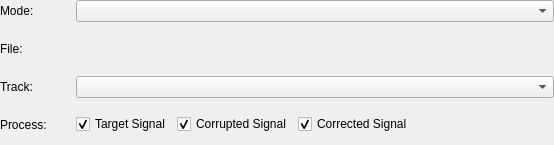
<?xml version="1.0" encoding="UTF-8"?>
<ui version="4.0">
 <class>ViProjectLoader</class>
 <widget class="QWidget" name="ViProjectLoader">
  <property name="geometry">
   <rect>
    <x>0</x>
    <y>0</y>
    <width>554</width>
    <height>145</height>
   </rect>
  </property>
  <property name="sizePolicy">
   <sizepolicy hsizetype="Expanding" vsizetype="Minimum">
    <horstretch>0</horstretch>
    <verstretch>0</verstretch>
   </sizepolicy>
  </property>
  <property name="maximumSize">
   <size>
    <width>16777215</width>
    <height>16777215</height>
   </size>
  </property>
  <property name="windowTitle">
   <string>Form</string>
  </property>
  <property name="styleSheet">
   <string/>
  </property>
  <layout class="QGridLayout" name="gridLayout">
   <property name="leftMargin">
    <number>0</number>
   </property>
   <property name="topMargin">
    <number>0</number>
   </property>
   <property name="rightMargin">
    <number>0</number>
   </property>
   <property name="bottomMargin">
    <number>0</number>
   </property>
   <item row="2" column="0">
    <widget class="QLabel" name="tracksLabel">
     <property name="minimumSize">
      <size>
       <width>70</width>
       <height>0</height>
      </size>
     </property>
     <property name="maximumSize">
      <size>
       <width>70</width>
       <height>16777215</height>
      </size>
     </property>
     <property name="text">
      <string>Track:</string>
     </property>
    </widget>
   </item>
   <item row="0" column="1" colspan="2">
    <widget class="QComboBox" name="modeComboBox">
     <property name="currentIndex">
      <number>-1</number>
     </property>
     <item>
      <property name="text">
       <string>Multiple Projects</string>
      </property>
     </item>
     <item>
      <property name="text">
       <string>Single Project</string>
      </property>
     </item>
     <item>
      <property name="text">
       <string>Single Track</string>
      </property>
     </item>
    </widget>
   </item>
   <item row="3" column="1" colspan="2">
    <widget class="QWidget" name="processContainer" native="true">
     <layout class="QGridLayout" name="gridLayout_2">
      <property name="leftMargin">
       <number>0</number>
      </property>
      <property name="topMargin">
       <number>0</number>
      </property>
      <property name="rightMargin">
       <number>0</number>
      </property>
      <property name="bottomMargin">
       <number>0</number>
      </property>
      <item row="0" column="0">
       <widget class="QCheckBox" name="targetCheckBox">
        <property name="text">
         <string>Target Signal</string>
        </property>
        <property name="checked">
         <bool>true</bool>
        </property>
       </widget>
      </item>
      <item row="0" column="1">
       <widget class="QCheckBox" name="corruptedCheckBox">
        <property name="text">
         <string>Corrupted Signal</string>
        </property>
        <property name="checked">
         <bool>true</bool>
        </property>
       </widget>
      </item>
      <item row="0" column="2">
       <widget class="QCheckBox" name="correctedCheckBox">
        <property name="text">
         <string>Corrected Signal</string>
        </property>
        <property name="checked">
         <bool>true</bool>
        </property>
       </widget>
      </item>
      <item row="0" column="3">
       <spacer name="horizontalSpacer">
        <property name="orientation">
         <enum>Qt::Horizontal</enum>
        </property>
        <property name="sizeHint" stdset="0">
         <size>
          <width>35</width>
          <height>0</height>
         </size>
        </property>
       </spacer>
      </item>
     </layout>
    </widget>
   </item>
   <item row="3" column="0">
    <widget class="QLabel" name="processLabel">
     <property name="minimumSize">
      <size>
       <width>70</width>
       <height>0</height>
      </size>
     </property>
     <property name="maximumSize">
      <size>
       <width>70</width>
       <height>16777215</height>
      </size>
     </property>
     <property name="text">
      <string>Process:</string>
     </property>
    </widget>
   </item>
   <item row="1" column="0">
    <widget class="QLabel" name="fileLabel">
     <property name="minimumSize">
      <size>
       <width>70</width>
       <height>0</height>
      </size>
     </property>
     <property name="maximumSize">
      <size>
       <width>70</width>
       <height>16777215</height>
      </size>
     </property>
     <property name="text">
      <string>File:</string>
     </property>
    </widget>
   </item>
   <item row="1" column="1" colspan="2">
    <widget class="ViFileBrowser" name="fileBrowser" native="true"/>
   </item>
   <item row="0" column="0">
    <widget class="QLabel" name="modeLabel">
     <property name="text">
      <string>Mode:</string>
     </property>
    </widget>
   </item>
   <item row="2" column="1" colspan="2">
    <widget class="QComboBox" name="tracksComboBox"/>
   </item>
  </layout>
 </widget>
 <customwidgets>
  <customwidget>
   <class>ViFileBrowser</class>
   <extends>QWidget</extends>
   <header>vifilebrowser.h</header>
   <container>1</container>
  </customwidget>
 </customwidgets>
 <resources/>
 <connections/>
</ui>
